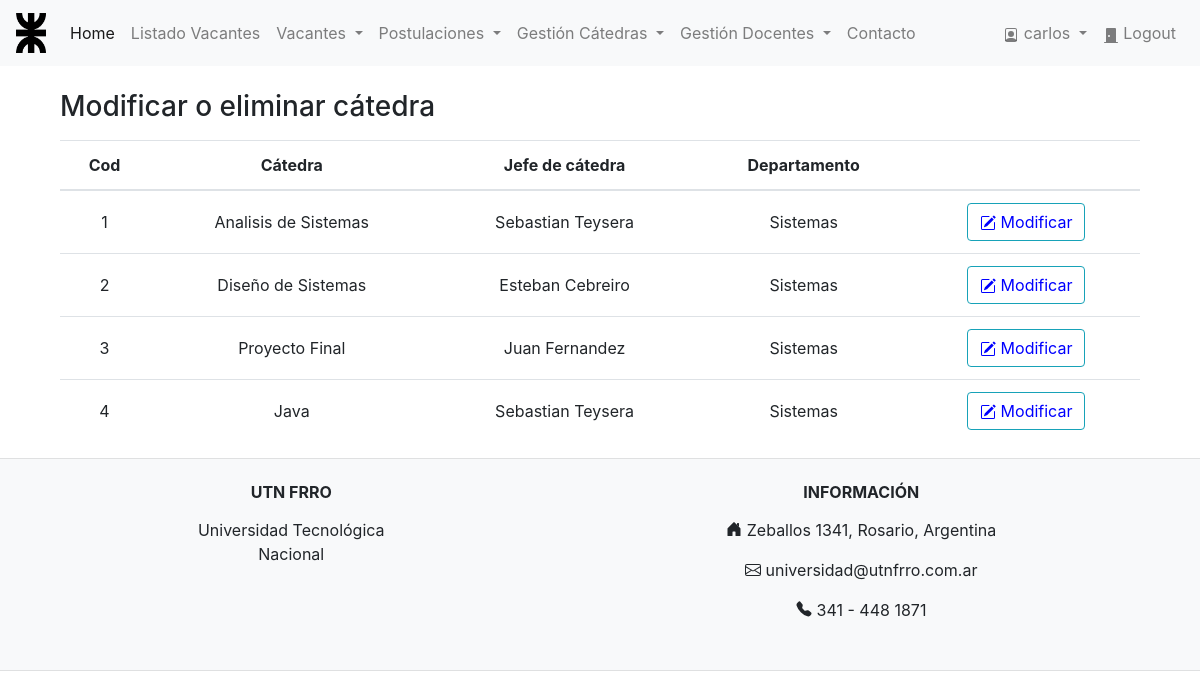
Screenshot of /Logic/modificar_catedra.php (signed in) with the database file from the repository.
### tables this page shows
CREATE TABLE `catedra` (
  `cod_catedra` int(11) NOT NULL AUTO_INCREMENT,
  `nombre_catedra` varchar(45) NOT NULL,
  `legajo` int(11) NOT NULL,
  `cod_departamento` int(11) NOT NULL,
  PRIMARY KEY (`cod_catedra`),
  KEY `fk_catedra_jefe-catedra_idx` (`legajo`),
  KEY `fk_catedra_departamento_idx` (`cod_departamento`),
  CONSTRAINT `fk_catedra_departamento` FOREIGN KEY (`cod_departamento`) REFERENCES `departamento` (`cod_departamento`) ON UPDATE CASCADE,
  CONSTRAINT `fk_catedra_jefe` FOREIGN KEY (`legajo`) REFERENCES `jefe_catedra` (`legajo`) ON UPDATE CASCADE
);

CREATE TABLE `jefe_catedra` (
  `legajo` int(11) NOT NULL,
  `dni` int(11) NOT NULL,
  `nombre` varchar(45) NOT NULL,
  `apellido` varchar(45) NOT NULL,
  `email` varchar(45) NOT NULL,
  PRIMARY KEY (`legajo`)
);

CREATE TABLE `departamento` (
  `cod_departamento` int(11) NOT NULL,
  `nombre` varchar(45) NOT NULL,
  PRIMARY KEY (`cod_departamento`)
);

### Logic/modificar_catedra.php (the view, shortened to what this page needs)
<!DOCTYPE html>
<html>
<head>
    <?php
    include_once("../Logic/header.php");
    ?>
</head>
<body>
    <div class="container">
        <div class="form-group col-md-12">
            <br />
            <h3>Modificar o eliminar cátedra</h3>
        </div>
        <?php
        $sentencia = "SELECT c.cod_catedra, c.nombre_catedra, jc.legajo, jc.nombre, jc.apellido, d.cod_departamento, d.nombre as nombre_departamento
                        FROM catedra c
                        INNER JOIN jefe_catedra jc
                        ON c.legajo = jc.legajo
                        INNER JOIN departamento d
                        ON c.cod_departamento = d.cod_departamento";
        $resultado = mysqli_query($link, $sentencia) or die(mysqli_error($link));
        ?>
        <div class="container">
            <form action="modificar_catedra2.php" method="post">
                <table class="table">
                    <thead>
                        <tr>
                            <th scope="col">Cod</th>
                            <th scope="col">Cátedra</th>
                            <th scope="col">Jefe de cátedra</th>
                            <th scope="col">Departamento</th>
                            <th scope="col"></th>
                        </tr>
                    </thead>
                    <tbody>
                        <?php
                        while ($fila = mysqli_fetch_array($resultado)) {
                        ?>
                            <tr>
                                <td><?php echo ($fila['cod_catedra']); ?></td>
                                <td><?php echo ($fila['nombre_catedra']); ?></td>
                                <td><?php echo ($fila['nombre']) . ' ' . ($fila['apellido']); ?></td>
                                <td><?php echo ($fila['nombre_departamento']); ?></td>
                                <td><button type="submit" class="btn btn-outline-info" style="color:blue ;" name="seleccion" value="<?php echo $fila['cod_catedra']; ?>"><img src="../Imagenes/Modificar.svg"/> Modificar</button></td>
                            </tr>
                        <?php
                        }
                        ?>
                    </tbody>
                </table>
            </form>
        </div>
    </div>
    <?php
    include_once("../Logic/footer.php");
    ?>
</body>
</html>

### Logic/Estilo/estilo.css (style rules this page uses)
td,th { text-align: center !important; vertical-align: middle !important; }

### rows the page displays
catedra: cod_catedra "1", nombre_catedra "Analisis de Sistemas", legajo.nombre "Sebastian", legajo.apellido "Teysera", cod_departamento.nombre "Sistemas"
catedra: cod_catedra "2", nombre_catedra "Diseño de Sistemas", legajo.nombre "Esteban", legajo.apellido "Cebreiro", cod_departamento.nombre "Sistemas"
catedra: cod_catedra "3", nombre_catedra "Proyecto Final", legajo.nombre "Juan", legajo.apellido "Fernandez", cod_departamento.nombre "Sistemas"
catedra: cod_catedra "4", nombre_catedra "Java", legajo.nombre "Sebastian", legajo.apellido "Teysera", cod_departamento.nombre "Sistemas"

### other values shown
$_SESSION['usuario'] "carlos"
